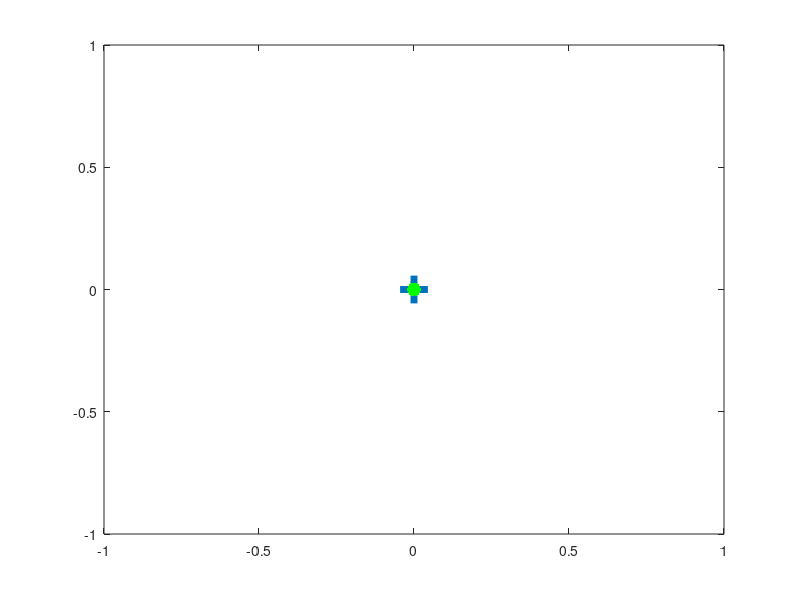

This figure's MATLAB source: (Note: this script raises an error after producing the figure.)
%--------------Dynamic Plotting--------------
% Video of the double pendulum
% Create the markers representing the pendulum which will 
% vary according to calculated positions
figure(1)
h=plot(0,0,'MarkerSize',20,'Marker','+','LineWidth',5); %the BC
hold on
h1=plot(0,0,'MarkerSize',30,'Marker','.','LineWidth',2,'Color','g'); %the masses
hold off
%configure the axis to slightly larger than the lines for a suitable
%animation space
range=1.1*(l1+l2); axis([-range range -range range]); axis square;
title('Pendulum Animation')
xlabel('x displacement'); ylabel('y displacement');
set(gca,'nextplot','replacechildren');  %line to fresh each plot

dt = 100; % set the speed of the visualization by changing dt
for i=1:dt:length(theta1) 
    if (ishandle(h1)==1) %check figure is plotting
        %x cordinate of mass 1 and 2 at current time step
        Xcoord=[0,l1*sin(theta1(i)),l1*sin(theta1(i))+l2*sin(theta2(i))];
        %y cordinate of mass 1 and 2 at current time step
        Ycoord=[0,l1*cos(theta1(i)),l1*cos(theta1(i))+l2*cos(theta2(i))];
        %update markers to reflect x and y cords
        set(h1,'XData',Xcoord,'YData',Ycoord);
        drawnow;
        %get current figure (gcf) and save to the movie 'F'
    end
    % F(i) = getframe(gcf);
end